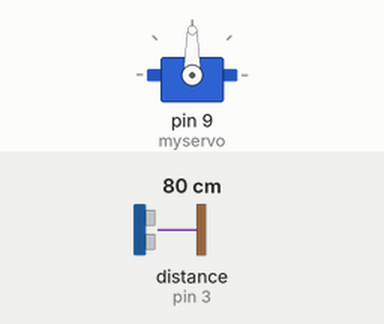
A sketch run on a simulated Arduino Uno, built with avr-gcc and run on an emulated ATmega328P. On the bench: servo. Wiring (inferred from the names in the program): ultrasonic range finder: trigger pin 2; echo pin 3. The inputs (shaded band) are chosen by the test bench; at power-on: distance to the obstacle (sensor on pin 3) 80 cm. The echo pulse lasts 58.3 µs per cm; what the sketch prints to the serial monitor is not drawn.

Above: at 1.2 s.
1.3 s: distance to the obstacle (sensor on pin 3) set to 56 cm
3.0 s: distance to the obstacle (sensor on pin 3) set to 47 cm
At 3.5 s:
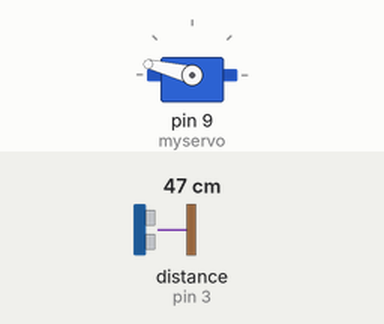
At 5.6 s:
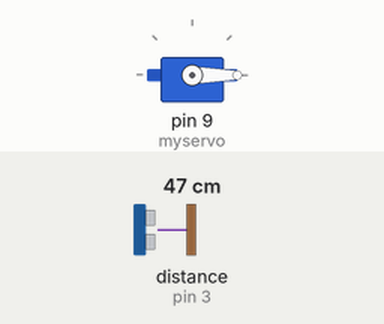
Timing chart, 0 to 12.0 s (numbered marks = the images above; inputs shaded):
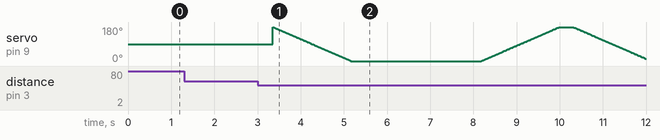

Measured:
- the behaviour switches between 52 and 51 cm on distance to the obstacle (sensor on pin 3) (found by bisection; images 0 and 1)
- after the input at 1.3 s, every drawn part: stays the same

The sketch:

servo_moti_or_for_dustbin.ino
```cpp
#include <Servo.h>
const int trigPin = 2;
const int echoPin = 3;
long duration;
int distanceCm;

Servo myservo;

int pos =0;

void setup()
{
  myservo.attach(9);
  pinMode(trigPin, OUTPUT);
pinMode(echoPin, INPUT);
Serial.begin(9600);
}

void loop()
{
digitalWrite(trigPin, LOW);
delayMicroseconds(2);
digitalWrite(trigPin, HIGH);
delayMicroseconds(10);
digitalWrite(trigPin, LOW);

duration = pulseIn(echoPin, HIGH);
distanceCm= duration*0.034/2;
Serial.print(distanceCm);
Serial.print("distanceCm");
delay(300);

if(distanceCm <=50 )
 {
  for(pos = 180; pos>=0; pos-=1)
  {
    myservo.write(pos);
    delay(10);
//    Serial.print(pos);

  }
  delay(3000);

  for(pos = 0; pos <= 180; pos += 1)
  {
    myservo.write(pos);
    delay(10);
//    Serial.print(pos);
  }
 }


}
```
